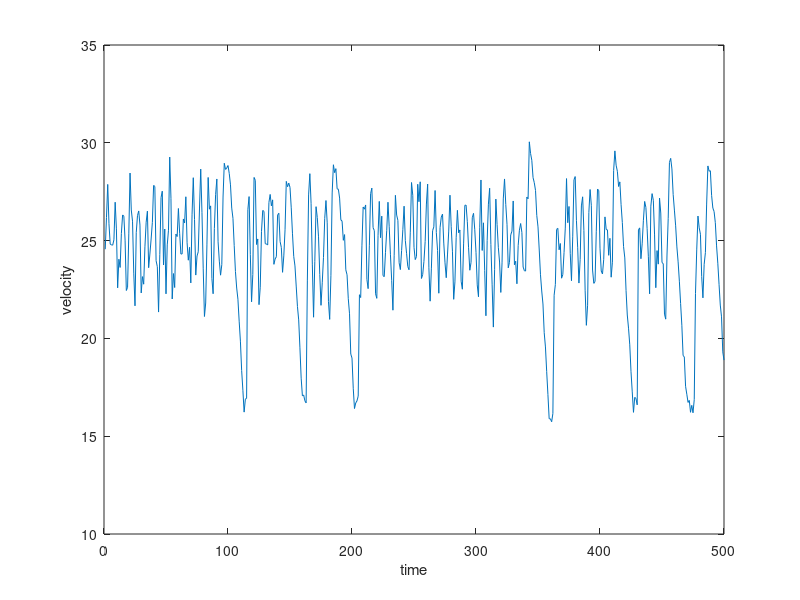
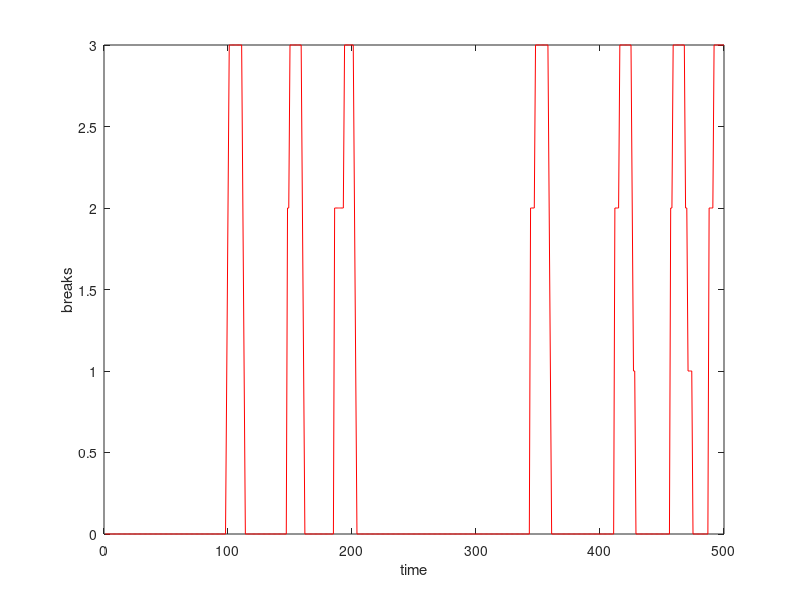
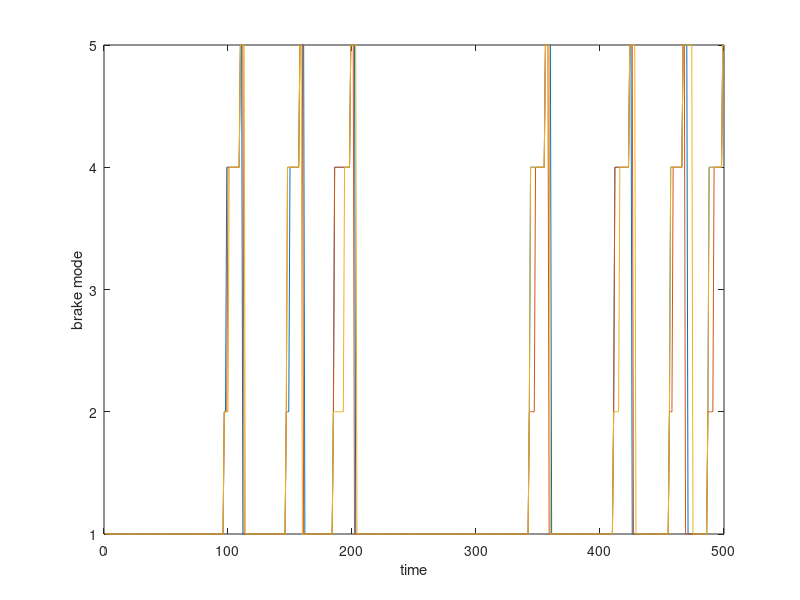

These charts were generated, in order, by the following MATLAB code:
% function normal_train
%
% Simulate behavior of a normal train
%
% File: normal_train.m
%
% Description: -1-: The purpose of this function is to simulate the
% behavior of a normal train.
%
% Create: 02/04/2014
% 
% Last modified: 02/12/2014
%
% Author:   Zhaodan Kong
%           Boston University

clear all
close all

%
N = 500; % number of sampled points
M = 98; % number of trajectories


%
for k = 1:M
    % =============
    % initial state
    % =============
    v(1) = 20+5*rand(1); % velocity
    qv(1) = 1; % velocity mode
    qb(1,1:3) = ones(1,3); % brake mode
    bb(1,1:3) = zeros(1,3); % number of brakes
    b(1) = 0;
    c1(1,1:3) = zeros(1,3);
    c2(1,1:3) = zeros(1,3); % timers
    % ======
    % noises
    % ======
    n1 = normrnd(0,1,[1,N]);
    n2 = normrnd(0,0.1,[1,N]);
    n3 = normrnd(0,0.3,[1,N]);
    n4 = normrnd(0,3,[N,3]);
    n5 = normrnd(0,3,[N,3]);
    % ======
    % signal generation
    % ======
    for i = 1:N-1
        % train model
        switch qv(i)
            case 1,
                v(i+1) = 0.1353*v(i)+0.8647*(25+2.5*sin(i))+n1(i);
                if v(i+1)>28.5
                    qv(i+1) = 2;
                else
                    qv(i+1) = 1;
                end
            case 2,
                v(i+1) = v(i)-0.5*max([0,b(i)-1])+n2(i);
                if b(i)>0
                    qv(i+1) = 3;
                else
                    qv(i+1) = 2;
                end
            case 3,
                v(i+1) = v(i)-0.5*max([0,b(i)-1])+n2(i);
                if b(i)==0
                    qv(i+1) = 1;
                else
                    qv(i+1) = 3;
                end
        end
        % braking model
        for j = 1:3
            switch qb(i,j)
                case 1,
                    c1(i+1,j) = n4(i,j);
                    c2(i+1,j) = c2(i,j);
                    if v(i+1)>28.5
                        c1(i,j) = -abs(c1(i,j));
                        qb(i+1,j) = 2;
                        bb(i+1,j) = bb(i,j);
                    else
                        qb(i+1,j) = 1;
                        bb(i+1,j) = bb(i,j);
                    end
                case 2,
                    c1(i+1,j) = c1(i,j)+1;
                    c2(i+1,j) = c2(i,j);
                    if c1(i+1,j) > 1
                        if (v(i+1)<20)&(qv(i)~=2)
                            bb(i+1,j) = bb(i,j);
                            qb(i+1,j) = 1;
                        else
                            bb(i+1,j) = bb(i,j)+1;
                            qb(i+1,j) = 4;
                        end
                    else
                        qb(i+1,j) = 2;
                        bb(i+1,j) = bb(i,j);
                    end
                case 4,
                    c1(i+1,j) = c1(i,j);
                    c2(i+1,j) = n5(i,j);
                    if v(i+1)<20
                        c2(i+1,j) = -abs(c2(i,j));
                        qb(i+1,j) = 5;
                        bb(i+1,j) = bb(i,j);
                    else
                        qb(i+1,j) = 4;
                        bb(i+1,j) = bb(i,j);
                    end
                case 5,
                    c1(i+1,j) = c1(i,j);
                    c2(i+1,j) = c2(i,j)+1;
                    if c2(i+1,j) > 1
                        bb(i+1,j) = bb(i,j)-1;
                        qb(i+1,j) = 1;
                    else
                        bb(i+1,j) = bb(i,j);
                        qb(i+1,j) = 5;
                    end
            end
        end
        b(i+1) = bb(i+1,1)+bb(i+1,2)+bb(i+1,3);
    end
    v = v+n3;
    % =====
    % data storage
    % ====
    vdata(k).v = v;
end

%
figure
plot([1:N],v)
xlabel('time')
ylabel('velocity')

figure
plot([1:N],b,'r-')
xlabel('time')
ylabel('breaks')

% figure
% plot([1:N],qv)
% xlabel('time')
% ylabel('velocity mode')
% 
figure
plot([1:N],qb)
xlabel('time')
ylabel('brake mode')

save('normal_signal','vdata','M','N')